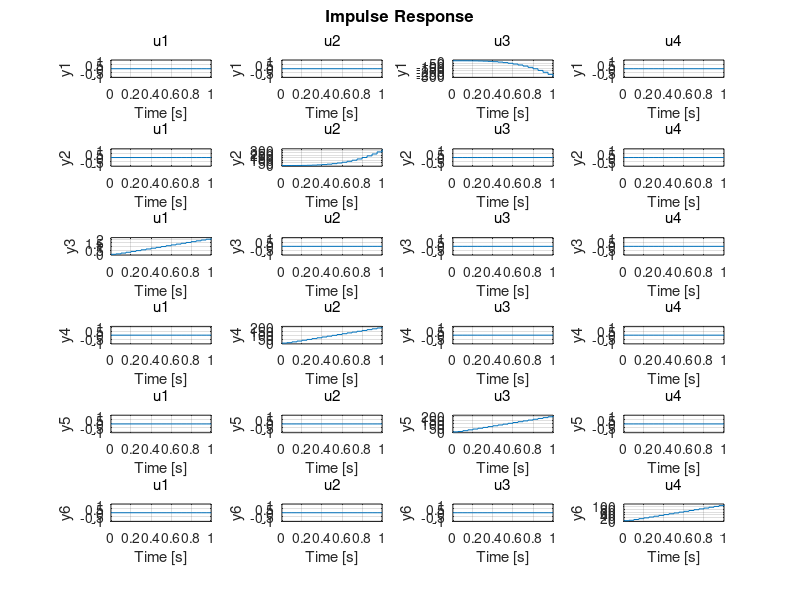

Write MATLAB code to recreate this figure. (Note: this script raises an error after producing the figure.)
% Clear workspace
clear all; close all; clc;

% Parameters source: https://sal.aalto.fi/publications/pdf-files/eluu11_public.pdf
g = 9.81;   m = 0.468;  Ix = 4.856*10^-3;
Iy = 4.856*10^-3;   Iz = 8.801*10^-3;

% States:
% X1: x                         X4: x'
% X2: y                         X5: y'
% X3: z                         X6: z'
% X7: Pitch angle (x-axis)      X10: Pitch rate (x-axis)
% X8: Roll angle (y-axis)       X11: Roll rate (y-axis)
% X9: Yaw angle (z-axis)        X12: Yaw rate (z-axis)

% Inputs:                                   Outputs:
% U1: Total Upward Force (along z-axis)     Y1: Position along x axis
% U2: Pitch Torque (about x-axis)           Y2: Position along y axis
% U3: Roll Torque (about y-axis)            Y3: Position along z axis
% U4: Yaw Torque (about z-axis)             Y4: Pitch (about x-axis)
%                                           Y5: Roll (about y-axis)
%                                           Y6: Yaw (about z-axis)

% State Space Source: https://arxiv.org/ftp/arxiv/papers/1908/1908.07401.pdf
% X' = Ax + Bu
% Y = Cx

nStates = 12;
nInputs = 4;
nOutputs = 6;

A = [0  0  0  1  0  0  0  0  0  0  0  0;
     0  0  0  0  1  0  0  0  0  0  0  0;
     0  0  0  0  0  1  0  0  0  0  0  0;
     0  0  0  0  0  0  0  -g 0  0  0  0;
     0  0  0  0  0  0  g  0  0  0  0  0;
     0  0  0  0  0  0  0  0  0  0  0  0;
     0  0  0  0  0  0  0  0  0  1  0  0;
     0  0  0  0  0  0  0  0  0  0  1  0;
     0  0  0  0  0  0  0  0  0  0  0  1;
     0  0  0  0  0  0  0  0  0  0  0  0;
     0  0  0  0  0  0  0  0  0  0  0  0;
     0  0  0  0  0  0  0  0  0  0  0  0];

% Note: In paper, 1/m is in wrong spot
B = [0      0       0       0;
     0      0       0       0;
     0      0       0       0;
     0      0       0       0;
     0      0       0       0;
     1/m    0       0       0;
     0      0       0       0;
     0      0       0       0;
     0      0       0       0;
     0      1/Ix    0       0;
     0      0       1/Iy    0;
     0      0       0       1/Iz];

C = [1 0 0 0 0 0 0 0 0 0 0 0;
     0 1 0 0 0 0 0 0 0 0 0 0;
     0 0 1 0 0 0 0 0 0 0 0 0;
     0 0 0 0 0 0 1 0 0 0 0 0;
     0 0 0 0 0 0 0 1 0 0 0 0;
     0 0 0 0 0 0 0 0 1 0 0 0];

D = zeros(6,4);

continuous = ss(A, B, C, D);
T_s = 0.05;
discrete = c2d(continuous, T_s);

%Check if this works
impulse(discrete, 0:T_s:1);

%We should see that U1 gets us only translation in z, U2 couples Y2 and Y4,
%U3 couples Y1 and Y5, and U4 gets us Y6

%% Define goals
% Desired position
x_d = 0;
y_d = 0;
z_d = 0;

%Goal 1: settle at 1m height <2s
x_0_up = [0, 0, -1, ...
          0, 0, 0, ...
          0, 0, 0, ...
          0, 0, 0]'; %Redefine origin! 

%Goal 2: Stabilize from a 10-degree roll and pitch with <3deg overshoot
x_0_pitch = [0, 0, 0, ...
             0, 0, 0, ...
             10, 0, 0, ...
             0, 0, 0]'; %Pitch of 10 degrees

x_0_roll = [0, 0, 0, ...
            0, 0, 0, ...
            0, 10, 0, ...
            0, 0, 0]'; %Roll of 10 degrees
   
%Goal 3: Move from position (0,0,0) to within 5 cm of (1,1,1) within 5 seconds.
x_0_trans = [-1, -1, -1, ...
             0, 0, 0, ...
             0, 0, 0, ...
             0, 0, 0]'; %Redefine origin! 
   
%Define Q and R for the cost function. Begin with nominal ones for all.
Q = diag([1000, 1000, 1000, ... % x, y, z
          1, 1, 100, ... % x', y', z'
          100, 100, 1, ... % roll, pitch, yaw
          1, 1, 1]);   % roll', pitch', yaw'

R = diag([10, 20, 20, 1]); % upward force, pitch torque, roll torque, yaw torque
%% Finite-Time Horizon LQR for Goal 1

%Calculate number of timesteps.
tSpan = 0:T_s:2;
nSteps = length(tSpan);

%Determine gains
[K, P] = LQR_LTI(discrete.A, discrete.B, Q, R, nSteps);

%Propagate
[ulqr, xlqr] = propagate(nInputs, nStates, nSteps, x_0_up, K, discrete.A, discrete.B);
xlqr(3,:) = xlqr(3,:) + 1;
%Plot
plot_states(xlqr, tSpan);

%% Finite-Time Horizon LQR for Goal 2

%Calculate number of timesteps.
tSpan = 0:T_s:2;
nSteps = length(tSpan);

%Determine gains
[K, P] = LQR_LTI(discrete.A, discrete.B, Q, R, nSteps);

%Pitch Goal
%Propagate
[ulqr, xlqr] = propagate(nInputs, nStates, nSteps, x_0_pitch, K, discrete.A, discrete.B);

%Plot
plot_states(xlqr, tSpan);

%Roll Goal
%Propagate
[ulqr, xlqr] = propagate(nInputs, nStates, nSteps, x_0_roll, K, discrete.A, discrete.B);

%Plot
plot_states(xlqr, tSpan);

%% Finite-Time Horizon For Goal 3

%Calculate number of timesteps.
tSpan = 0:T_s:5;
nSteps = length(tSpan);

%Determine gains
[K, P] = LQR_LTI(discrete.A, discrete.B, Q, R, nSteps);

%Pitch Goal
%Propagate
[ulqr, xlqr] = propagate(nInputs, nStates, nSteps, x_0_trans, K, discrete.A, discrete.B);
xlqr(1:3,:) = xlqr(1:3,:) + 1;

%Plot
plot_states(xlqr, tSpan);

%% Helper Functions

function [K, P] = LQR_LTI(A, B, Q, R, nSteps)
    %Set P up
    P = zeros(size(Q, 1), size(Q, 2), nSteps);
    %Initial value of P
    P(:, :, nSteps) = 1/2 * Q;
    %Set K up, initial K is 0, so this is fine.
    K = zeros(length(R), length(Q), nSteps);
        
    for i = nSteps-1:-1:1
        P_ = P(:,:, i+1);
        
        K(:, :, i) = ( 1/2 * R + B' * P_ * B )^(-1) * B' * P_ * A;
        P(:, :, i) = A' * P_ * ( A - B * K(:, :, i) ) + Q * 1/2;
    end
end

function [ulqr, xlqr] = propagate(nInputs, nStates, nSteps, x_0, K, A, B)
    %Set up for propagation
    ulqr = zeros(nInputs, nSteps);
    xlqr = zeros(nStates, nSteps);
    xlqr(:, 1) = x_0; 
    
    for i = 1:(nSteps -  1)
        ulqr(:,i) = K(:,:,i) * xlqr(:,i);
        xlqr(:,i+1) = (A*xlqr(:, i) - B*ulqr(:, i));
    end
end

function plot_states(xlqr, tSpan)
    figure();
    subplot(1, 2, 1);
    plot(tSpan, xlqr(1, :), '-r', 'LineWidth', 2);
    hold on;
    plot(tSpan, xlqr(2, :), '-g');
    plot(tSpan, xlqr(3, :), '-b');
    plot(tSpan, xlqr(4, :), '--r');
    plot(tSpan, xlqr(5, :), '--g');
    plot(tSpan, xlqr(6, :), '--b');
    legend('x', 'y', 'z', 'x`', 'y`', 'z`');
    title("Translations(-) and Velocities (--)");
    xlabel("Time(s)");
    ylabel("Displacement (m)");

    subplot(1, 2, 2);
    plot(tSpan, xlqr(7, :), '-r');
    hold on;
    plot(tSpan, xlqr(8, :), '-g');
    plot(tSpan, xlqr(9, :), '-b');
    plot(tSpan, xlqr(10, :), '--r');
    plot(tSpan, xlqr(11, :), '--g');
    plot(tSpan, xlqr(12, :), '--b');
    legend('Pitch (about x)', 'Roll (about y)', 'Yaw (about z)', 'Pitch Rate', 'Roll Rate', 'Yaw Rate');
    title("Angular Displacements(-) and Velocities(--)");
    xlabel("Time(s)");
    ylabel("Displacement (deg)");
end